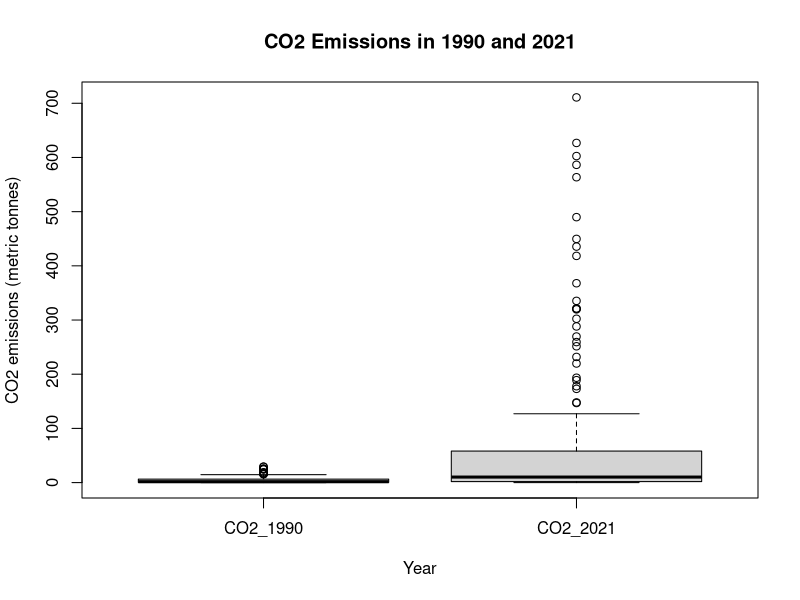
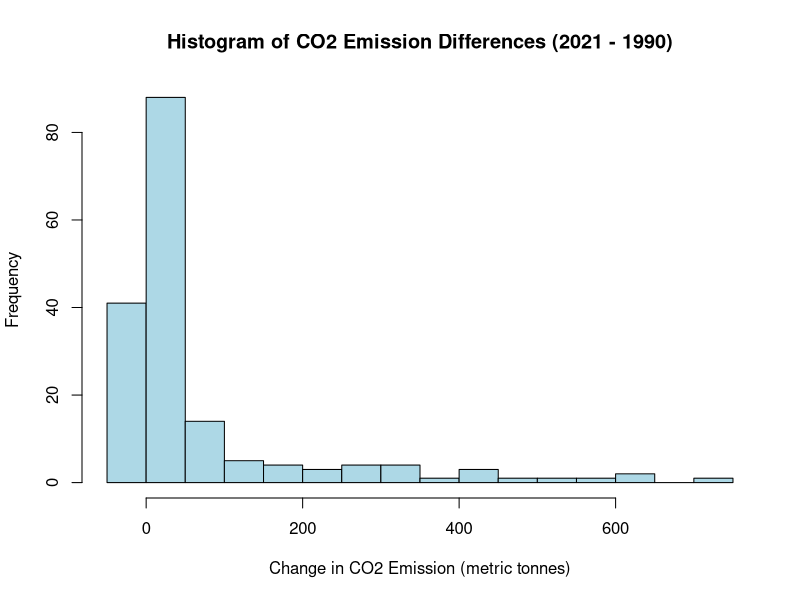
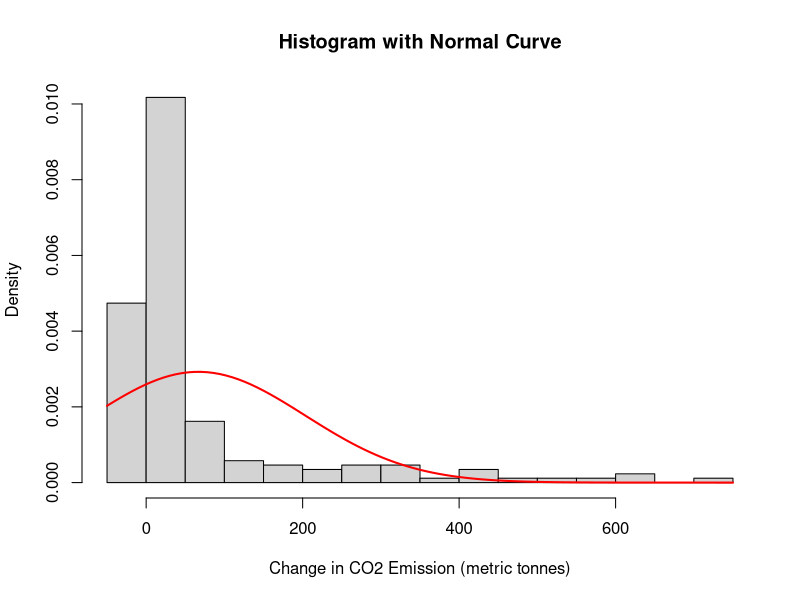

Write R code to recreate these figures, in order.
#install.packages("tidyverse")
library(tidyverse)

# Load dataset and keep original names
CO2 <- read.csv("tidy_format_co2_emission_dataset.csv", check.names = FALSE)

# Rename to simple names
colnames(CO2) <- c("country", "year", "CO2")

# Convert CO2 to numeric
CO2$CO2 <- as.numeric(CO2$CO2)

#remove rows with null CO2
CO2 <- CO2 %>% drop_na(CO2)

# Filter two years
CO2_1990 <- CO2 %>%
  filter(year == 1990) %>%
  select(country, CO2_1990 = CO2)

CO2_2021 <- CO2 %>%
  filter(year == 2021) %>%
  select(country, CO2_2021 = CO2)

# Merge & compute differences
paired <- inner_join(CO2_1990, CO2_2021, by = "country") %>%
  mutate(diff = CO2_2021 - CO2_1990)

# BOXPLOT
png("boxplot_CO2_1990_2021.png")
paired_long <- paired %>%
  pivot_longer(cols = c(CO2_1990, CO2_2021),
               names_to = "year",
               values_to = "co2")

paired_long$year <- recode(paired_long$year,
                           "co2_1990" = "1990",
                           "co2_2021" = "2021")

boxplot(co2 ~ year, data = paired_long,
        xlab="Year",
        ylab="CO2 emissions (metric tonnes)",
        main="CO2 Emissions in 1990 and 2021")
dev.off()


# HISTOGRAM
png("hist_diff_CO2.png")
hist(paired$diff, breaks=20,
     main="Histogram of CO2 Emission Differences (2021 - 1990)",
     xlab="Change in CO2 Emission (metric tonnes)",
     ylab="Frequency",
     col = "lightblue")
dev.off()

#  Add normal curve
png("hist_diff_normal_curve.png")
hist(paired$diff, freq = FALSE, breaks = 20,
     main = "Histogram with Normal Curve",
     xlab = "Change in CO2 Emission (metric tonnes)")
curve(dnorm(x, mean = mean(paired$diff), sd = sd(paired$diff)),
      col = "red", lwd = 2, add = TRUE)
dev.off()

